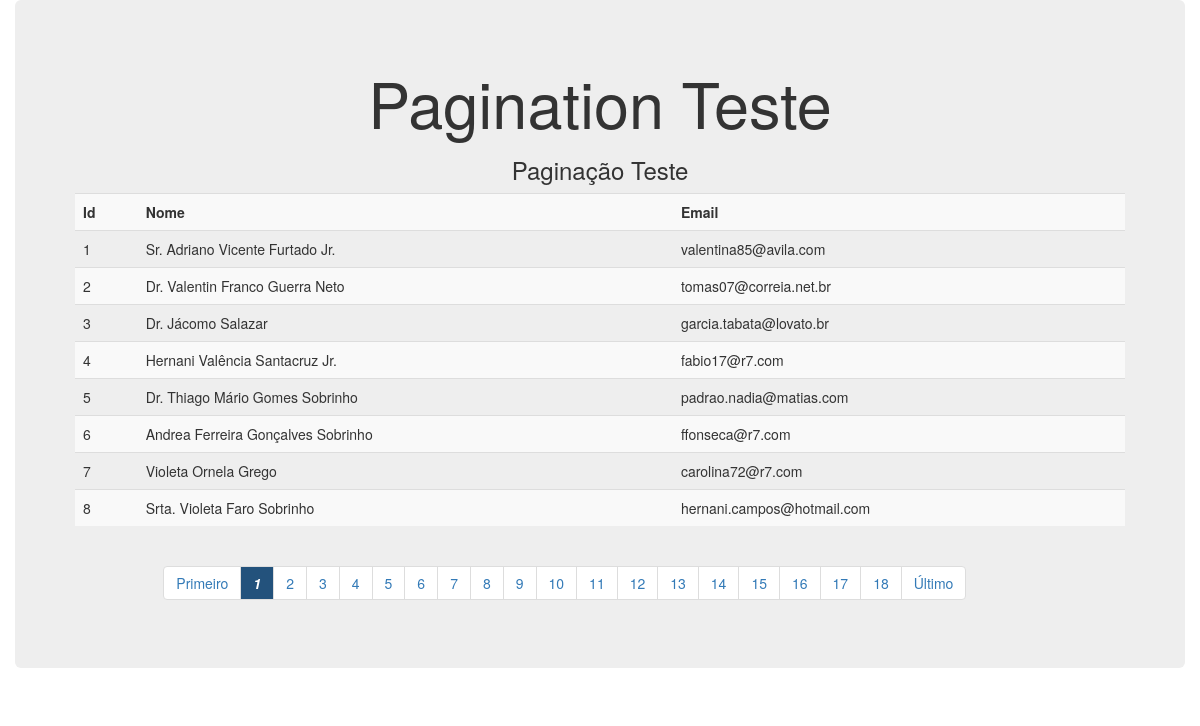
The page / on the database its author committed.
### tables this page shows
CREATE TABLE `clientes` (
  `id` int(11) NOT NULL AUTO_INCREMENT,
  `nome` varchar(50) NOT NULL,
  `email` varchar(50) DEFAULT NULL,
  PRIMARY KEY (`id`)
);

### Pagination.class.php (the view)
<?php
class Pagination{
	private $limitPerPage;
	private $databaseTableName;
	private $db;
	private $first='Primeiro';
	private $last='Último';
	private $linksPerPage = 18;
	public function __construct($db,$limitPerPage,$databaseTableName){
		$this->db= $db;
		$this->limitPerPage= $limitPerPage;
		$this->databaseTableName= $databaseTableName;
	}
	private function rowCount(){
		$sql="SELECT COUNT(*) FROM ". $this->databaseTableName;
		$prepared= $this->db->prepare($sql);
		$prepared->execute();
		return (int)$prepared->fetch()[0];
	}
	private function printNavBar(){
		$num = $this->rowCount();
		return $this->getNavBar($num);
	}
	private function getNavBar($num){
		$offset= (isset($_GET['offset'])) ? $_GET['offset'] : 0;
		$currentPage= (isset($_GET['page'])) ? $_GET['page'] : 1;
		$prevBtn= (isset($_GET['offset'])) ? $_GET['offset'] - $this->limitPerPage : 0;
		$navBar= "<ul class='pagination'>";
		$navBar.= "<li> <a href='" . $_SERVER['PHP_SELF'] . "?offset=0&amp;page=1" ."'> $this->first </a> </li>";
		$navBar.= (isset($_GET['offset']) && $_GET['offset'] > 0) ? " <li><a href='".$_SERVER['PHP_SELF']. "?offset=". $prevBtn ."&amp;page=". ($currentPage - 1) ."'> << </a> </li>" : "";
		for($i= $currentPage; $i<ceil( ($currentPage + $this->linksPerPage));  $i++){
			$current= (($i-1) * $this->limitPerPage);
			$style = ($current == $offset)? "color:white; font-weight:bold; font-style:italic; background-color:#23527c" :"";
			if ($i <= ceil($num/$this->limitPerPage)) {
				$navBar.= "<li ><a style='$style' href='". $_SERVER['PHP_SELF'] . "?offset=". (($i-1) * $this->limitPerPage) ."&amp;page=$i". "'>" . $i ."</a>" ."&nbsp;</li>";
			}
		}
		$nextBtn=(isset($_GET['offset'])) ? $_GET['offset'] + $this->limitPerPage : $this->limitPerPage;
		$navBar.=((isset($_GET['offset'])) && ($_GET['offset'] + $this->limitPerPage < $num)) ? "<li><a href='".$_SERVER['PHP_SELF']. "?offset=". $nextBtn."&amp;page=". ($currentPage + 1) ."'> >> </a></li>" : " " ;
		$navBar.="<li> <a href='" . $_SERVER['PHP_SELF'] . "?offset=" . ((($num/$this->limitPerPage)-1) * $this->limitPerPage) ."&amp;page=". (ceil($num/$this->limitPerPage)) ."'> $this->last </a> </li> </ul>";
		return (string) $navBar;
	}
	public function paginate($field1, $field2, $field3, $sub_title){
		$output="<table class='table table-striped'>
					<thead>
						<tr class='text-center;'><h3>$sub_title</h3></tr>
					</thead>";
		$offset=(isset($_GET['offset'])) ? $_GET['offset'] : 0;
		$sql= " SELECT * FROM " . $this->databaseTableName. " ORDER BY id ASC " . " LIMIT " . $this->limitPerPage . " OFFSET ". $offset ;
		$prepared=$this->db->prepare($sql);
		$prepared->execute();
		$output .="
				<tr>
					<td class=\"text-left\"><b> ".ucfirst($field1)."</td>
					<td class=\"text-left\"><b> ".ucfirst($field2)." </td>
					<td class=\"text-left\"><b> ".ucfirst($field3)." </td>
				</tr>
		";
		while ($valid = $prepared->fetch(PDO::FETCH_ASSOC)){
			$output .="
					<tr>
						<td class=\"text-left\"> $valid[$field1] </td>
						<td class=\"text-left\"> $valid[$field2] </td>
						<td class=\"text-left\"> $valid[$field3] </td>
					</tr>
				";
		}
		$output.="</table>";
		$output .= $this->printNavBar();
		return $output;
	}
}

### index.php (shortened to what this page needs)
<!DOCTYPE html>
<html>
<head>
	<link rel='stylesheet' href='css/bootstrap.min.css'>
</head>
<body>
	<section class='container-fluid'>
		<section style='text-align:center;' class='jumbotron'>
			<h1> Pagination Teste </h1>
			<?php
				require_once "Pagination.class.php";
				try{
					$db=new PDO(DSN,USER,PASS);
				}catch(PDOException $e){
					echo "couldn't connect cos of $e";
				}
				$paginate = new Pagination($db,8,'clientes');
				$test =$paginate->paginate('id','nome','email','Paginação Teste');
				echo $test;
			?>
		</section>
	</section>
</body>
</html>

### rows shown on the page
clientes: id "1", nome "Sr. Adriano Vicente Furtado Jr.", email "valentina85@avila.com"
clientes: id "2", nome "Dr. Valentin Franco Guerra Neto", email "tomas07@correia.net.br"
clientes: id "3", nome "Dr. Jácomo Salazar", email "garcia.tabata@lovato.br"
clientes: id "4", nome "Hernani Valência Santacruz Jr.", email "fabio17@r7.com"
clientes: id "5", nome "Dr. Thiago Mário Gomes Sobrinho", email "padrao.nadia@matias.com"
clientes: id "6", nome "Andrea Ferreira Gonçalves Sobrinho", email "ffonseca@r7.com"
clientes: id "7", nome "Violeta Ornela Grego", email "carolina72@r7.com"
clientes: id "8", nome "Srta. Violeta Faro Sobrinho", email "hernani.campos@hotmail.com"

### other values the page prints
$sub_title "Paginação Teste"
$field1 "Id"
$field2 "Nome"
$field3 "Email"
$this->first "Primeiro"
$this->last "Último"
